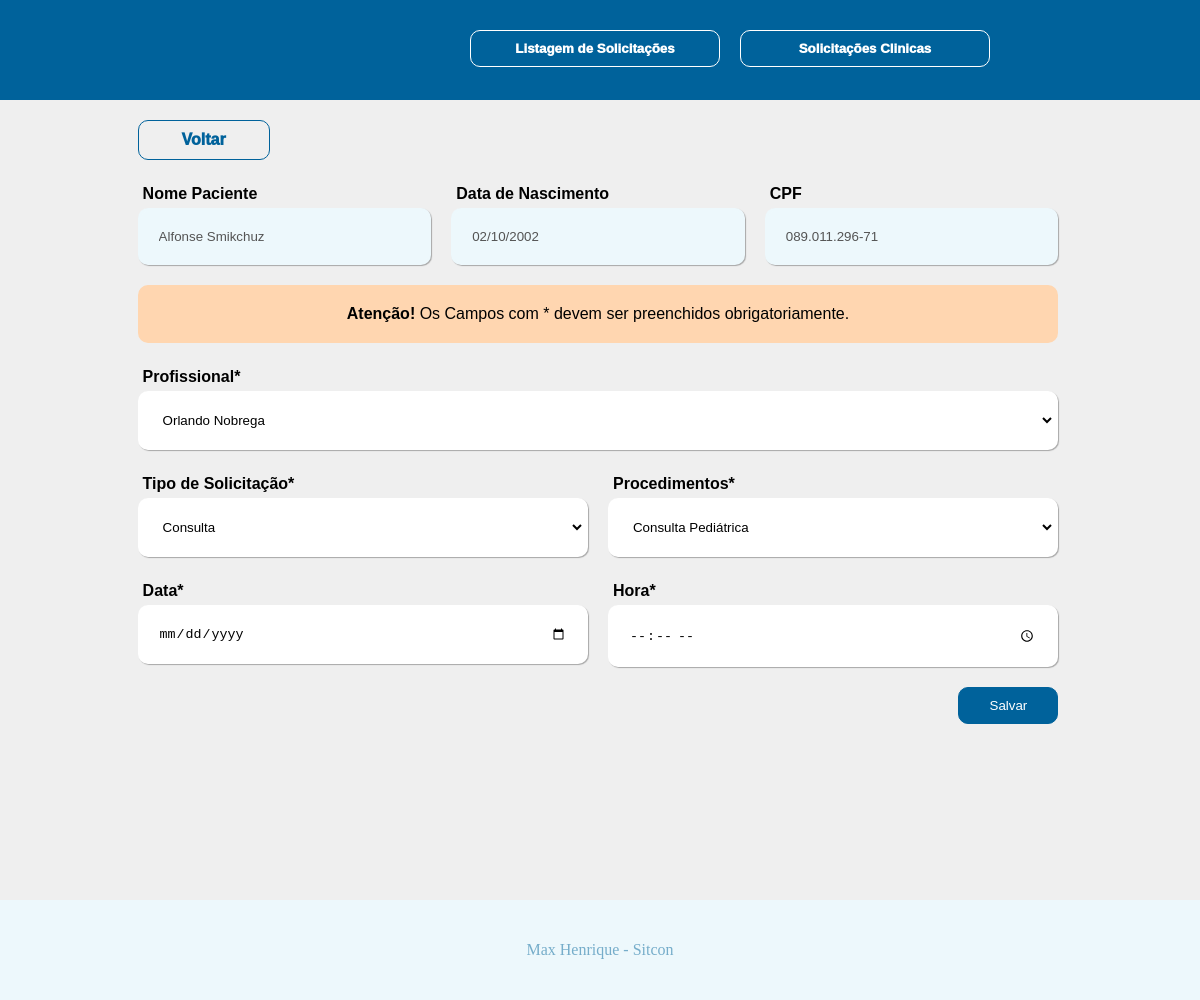
/paciente.php?ID=3, run on the app's committed database.
### tables this page shows
CREATE TABLE `pacientes` (
  `id` int(11) NOT NULL,
  `nome` varchar(50) NOT NULL,
  `dataNasc` date NOT NULL,
  `CPF` varchar(12) NOT NULL,
  `status` varchar(7) NOT NULL
);

### Configs/Database/db.php (called while the page is built)
<?php
class Database{
    public static function DB(){
        return mysqli_connect('localhost','root','','desafiositcon');
    }
}

### Configs/Class/class_pacientes.php (called while the page is built, shortened)
<?php
class Pacientes{
    public static function getPaciente($ID){
        $SQL = "SELECT * FROM pacientes WHERE id = $ID";
        return mysqli_fetch_assoc(mysqli_query(Database::DB(),$SQL));
    }
}

### Configs/Class/class_sitcon.php (called while the page is built)
<?php
class Sitcon{
    public static function cpfCnpj($val, $mask) {
        $maskared = '';
        $k = 0;
        for($i = 0; $i<=strlen($mask)-1; $i++) {
            if($mask[$i] == '#') {
                if(isset($val[$k])) $maskared .= $val[$k++];
            } else {
                if(isset($mask[$i])) $maskared .= $mask[$i];
            }
        }
        return $maskared;
    }
    public static function data($data,$tipo){
        return date($tipo, strtotime($data));
    }
}

### Configs/Class/class_solicitacoes.php (called while the page is built, shortened)
<?php
class Solicitacoes{
    public static function getProfissionais(){
        $SQL = "SELECT * FROM profissional";
        return mysqli_query(Database::DB(),$SQL);
    }
    public static function getProcedimentos($tipo){
        if($tipo == "exames"){
            $SQL = "SELECT * FROM procedimentos WHERE tipo_id = 2";
        }else{
            $SQL = "SELECT * FROM procedimentos WHERE tipo_id = 1";
        }
        return mysqli_query(Database::DB(),$SQL);
    }
    public static function getTipoSolicitacao(){
        $SQL = "SELECT * FROM tiposolicitacao";
        return mysqli_query(Database::DB(),$SQL);
    }
}

### paciente.php (the view, shortened to what this page needs)
<?php
include"Configs/Includes/header.php";
require"Configs/Class/class_pacientes.php";
require"Configs/Class/class_solicitacoes.php";
$paciente = Pacientes::getPaciente($_GET['ID']);
?>
<div class="formPacientes">
    <form id="formPacientes">
        <div class="headerPaciente">
            <a href="index.php" class="btn-voltar font-label">Voltar</a>
        </div>
        <div class="dadosPaciente">
            <span>
                <label for="nomePaciente">Nome Paciente</label>
                <input value='<?=$paciente['nome']?>' disabled>
            </span>
            <span>
                <label for="dataNascimento">Data de Nascimento</label>
                <input value='<?=Sitcon::data($paciente['dataNasc'],'d/m/Y')?>' disabled>
            </span>
            <span>
                <label for="cpfPaciente">CPF</label>
                <input value='<?=Sitcon::cpfCnpj($paciente['CPF'],'###.###.###-##')?>' disabled>
            </span>
        </div>
        <div id="alerta">
            <span>
                <b>Atenção!</b><p>&nbsp;Os Campos com * devem ser preenchidos obrigatoriamente.</p>
            </span>
        </div>
        <div class="escolhaProfissional">
            <span>
                <label for="escolhaProfissional">Profissional*</label>
                <select name="escolhaProfissional" id="escolhaProfissional">
                    <?php
                    foreach(Solicitacoes::getProfissionais() as $prof){
                        echo "<option value='".$prof['id']."'>".$prof['nome']."</option>";
                    }
                    ?>
                </select>
            </span>
        </div>
        <div class="dadosProcedimento">
            <span>
                <label for="tipoSolicitacao">Tipo de Solicitação*</label>
                <select name="tipoSolicitacao" id="tipoSolicitacao">
                    <?php
                    foreach(SOlicitacoes::getTipoSolicitacao() as $s){
                        echo"<option value='".$s['id']."'>".$s['descricao']."</option>";
                    }
                    ?>
                </select>
            </span>
            <span id='unica'>
                <label for="procedimentosSolicitacao">Procedimentos*</label>
                <select name='procedimentosSolicitacao' id='procedimentosSolicitacao'>
                <?php
                    foreach(Solicitacoes::getProcedimentos("consulta") as $proc){
                    ?>
                    <option value='<?=$proc['descricao']?>'><?=$proc['descricao']?></option>
                <?php
                    }
                ?>
                </select>
            </span>
        </div>
        <div class="dadosProcedimento">
            <span>
                <label for="dataSolicitacao">Data*</label>
                <input type="date" name="dataSolicitacao" id="dataSolicitacao" minlength="10">
            </span>
            <span>
                <label for="horaSolicitacao">Hora*</label>
                <input type="time" name="horaSolicitacao" id="horaSolicitacao" minlength="5">
            </span>
        </div>
        <div class="footerPaciente">
            <button class="btn-salvar" type="submit">Salvar</button>
        </div>
    </form>
</div>
<?php
include"Configs/Includes/footer.php";
?>

### css/headerfooter.css (style rules this page uses)
* { margin:0; padding:0; list-style:none; text-decoration:none; }
body { background:#EFEFEF; overflow:scroll; height:1000px; }
.font-label { font-family:Arial, Helvetica, sans-serif; font-weight:1000; }
.btn-voltar { margin:10px; background:transparent; border:solid #00629B 1.5px; border-radius:10px; color:#00629B; padding:10px 15px 10px 15px; width:100px; text-align:center; }
.btn-salvar { margin:10px; background:#00629B; border:solid #00629B 1.5px; border-radius:10px; color:white; padding:10px 15px 10px 15px; width:100px; }

### css/paciente.css (style rules this page uses)
.formPacientes { width:98%; display:flex; flex-direction:column; align-items:center; margin:10px; }
.formPacientes form { width:80%; height:700px; }
.headerPaciente { width:100%; display:flex; flex-direction:row; justify-content:space-between; }
.footerPaciente { width:100%; }
.footerPaciente button { float:right; }
.dadosPaciente { width:100%; display:flex; flex-direction:row; justify-content:space-between; }
.dadosPaciente span { display:flex; flex-direction:column; margin:10px; }
.dadosPaciente span label { font-family:Arial, Helvetica, sans-serif; font-weight: 600; margin:5px; }
.dadosPaciente span { width:33.33%; margin:10px; }
.dadosPaciente span input { padding:18px; background:#EDF8FC; border:solid #EDF8FC; border-radius:10px; box-shadow:1px 1px 1px 0px rgba(0, 0, 0, 0.3); }
.escolhaProfissional { width:100%; display:flex; flex-direction:row; justify-content:center; }
.escolhaProfissional span { display:flex; flex-direction:column; margin:10px; }
.escolhaProfissional span select { padding:18px; background:white; border:solid white; border-radius:10px; box-shadow:1px 1px 1px 0px rgba(0, 0, 0, 0.3); }
.escolhaProfissional span label { font-family:Arial, Helvetica, sans-serif; font-weight: 600; margin:5px; }
.escolhaProfissional span { width:100%; margin:10px; }
.dadosProcedimento { width:100%; display:flex; flex-direction:row; justify-content:center; }
.dadosProcedimento span { display:flex; flex-direction:column; margin:10px; }
.dadosProcedimento span select { padding:18px; background:white; border:solid white; border-radius:10px; box-shadow:1px 1px 1px 0px rgba(0, 0, 0, 0.3); }
.footerPaciente button { cursor:pointer; }
.dadosProcedimento span input[type='text'], input[type='date'], input[type='time'] { padding:18px; background:white; border:solid white; border-radius:10px; box-shadow:1px 1px 1px 0px rgba(0, 0, 0, 0.3); }
.dadosProcedimento span label { font-family:Arial, Helvetica, sans-serif; font-weight: 600; margin:5px; }
.dadosProcedimento span { width:50%; margin:10px; }
#alerta { display:flex; justify-content:center; align-items:center; margin:10px; }
#alerta span { display:flex; justify-content:center; background:#FFD6B0; padding:20px; width:100%; border-radius:10px; }
#alerta span { font-family:Arial, Helvetica, sans-serif; }

### data on the page
pacientes: nome "Alfonse Smikchuz", dataNasc "02/10/2002", CPF "089.011.296-71"

### other printed values
form field escolhaProfissional "Orlando Nobrega"
form field tipoSolicitacao "Consulta"
form field procedimentosSolicitacao "Consulta Pediátrica"
